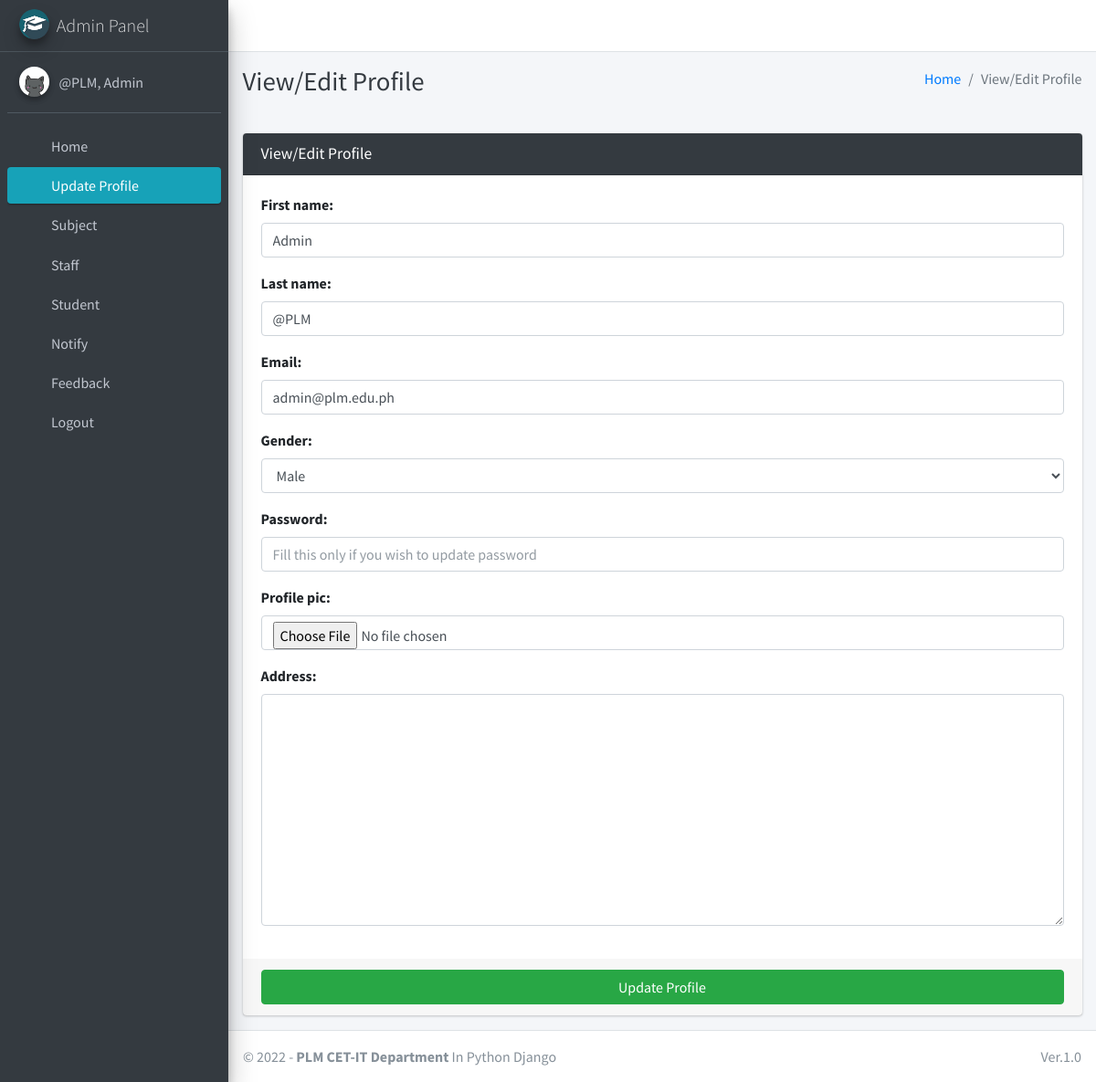
Screenshot of /admin_view_profile (signed in) with the database file from the repository.
### main_app/models.py (models this page shows)
class CustomUser(AbstractUser):
    USER_TYPE = ((1, "HOD"), (2, "Staff"), (3, "Student"))
    GENDER = [("M", "Male"), ("F", "Female")]
    username = None  # Removed username, using email instead
    email = models.EmailField(unique=True)
    user_type = models.CharField(default=1, choices=USER_TYPE, max_length=1)
    gender = models.CharField(max_length=1, choices=GENDER)
    profile_pic = models.ImageField()
    address = models.TextField()
    fcm_token = models.TextField(default="")  # For firebase notifications
    created_at = models.DateTimeField(auto_now_add=True)
    updated_at = models.DateTimeField(auto_now=True)
    USERNAME_FIELD = "email"
    REQUIRED_FIELDS = []
    objects = CustomUserManager()
    def __str__(self):
        return self.last_name + ", " + self.first_name

### main_app/hod_views.py (the view, shortened to what this page needs)
# urls.py: path("admin_view_profile", hod_views.admin_view_profile,
def admin_view_profile(request):
    admin = get_object_or_404(Admin, admin=request.user)
    form = AdminForm(request.POST or None, request.FILES or None,
                     instance=admin)
    context = {'form': form,
               'page_title': 'View/Edit Profile'
               }
    return render(request, "hod_template/admin_view_profile.html", context)

### main_app/forms.py
class AdminForm(CustomUserForm):
    def __init__(self, *args, **kwargs):
        super(AdminForm, self).__init__(*args, **kwargs)
    class Meta(CustomUserForm.Meta):
        model = Admin
        fields = CustomUserForm.Meta.fields

### main_app/templates/hod_template/admin_view_profile.html (shortened to what this page needs)
{% extends 'main_app/base.html' %}
{% load static %}
{% block page_title %}{{page_title}}{% endblock page_title %}
{% block content %}
<section class="content">
    <div class="container-fluid">
        <div class="row">
            <div class="col-md-12">
                <div class="card card-dark">
                    <div class="card-header">
                        <h3 class="card-title">{{page_title}}</h3>
                    </div>
                    {% include "main_app/form_template.html" with messages=messages  form=form button_text="Update Profile"%}
                </div>
            </div>
        </div>
    </div>
</section>
{% endblock content %}

### main_app/templates/main_app/sidebar_template.html (shortened to what this page needs)
{% load static %}
<aside class="main-sidebar sidebar-dark-info elevation-4">
    {% if request.user.user_type == '1' %}
    <a href="{% url 'admin_home' %}" class="brand-link">
        <img src="{% static 'dist/img/cmsl.png' %} " alt="AdminLTE Logo"
            class="brand-image img-circle elevation-3" >
        <span class="brand-text font-weight-light">Admin Panel</span>
    </a>
    <div class="sidebar">
        <div class="user-panel mt-3 pb-3 mb-3 d-flex">
            <div class="image">
                <img src="{{ request.user.profile_pic}}" class="img-circle elevation-2" alt="User Image">
            </div>
            <div class="info">
                <a href="#" class="d-block">{{user}}</a>
            </div>
        </div>
        <nav class="mt-2">
            <ul class="nav nav-pills nav-sidebar flex-column" data-widget="treeview" role="menu" data-accordion="false">
                <li class="nav-item">
                    {% url 'admin_home' as admin_home %}
                    <a href="{{admin_home}}" class="nav-link {% if admin_home == request.path %} active {% endif %}">
                        <i class="nav-icon fas fa-home"></i>
                        <p>
                            Home
                        </p>
                    </a>
                </li>
                <li class="nav-item">
                    {% url 'admin_view_profile' as admin_view_profile %}
                    <a href="{{admin_view_profile}}"
                        class="nav-link {% if admin_view_profile == request.path %} active {% endif %}">
                        <i class="nav-icon fas fa-address-card"></i>
                        <p>
                            Update Profile
                        </p>
                    </a>
                </li>
                <li class="nav-item has-treeview">
                    <a href="#" class="nav-link">
                        <i class="nav-icon fas fa-book"></i>
                        <p>
                            Subject
                            <i class="fas fa-angle-left right"></i>
                        </p>
                    </a>
                </li>
                <li class="nav-item has-treeview">
                    <a href="#" class="nav-link">
                        <i class="nav-icon fas fa-user-plus"></i>
                        <p>
                            Staff
                            <i class="fas fa-angle-left right"></i>
                        </p>
                    </a>
                </li>
                <li class="nav-item has-treeview">
                    <a href="#" class="nav-link">
                        <i class="nav-icon fas fa-user-plus"></i>
                        <p>
                            Student
                            <i class="fas fa-angle-left right"></i>
                        </p>
                    </a>
                        </li>
                 <li class="nav-item has-treeview">
                    <a href="#" class="nav-link">
                        <i class="nav-icon fas fa-bullhorn"></i>
                        <p>
                            Notify
                            <i class="fas fa-angle-left right"></i>
                        </p>
                    </a>
                </li>
                <li class="nav-item has-treeview">
                    <a href="#" class="nav-link">
                        <i class="nav-icon fas fa-comment-alt"></i>
                        <p>
                            Feedback
                            <i class="fas fa-angle-left right"></i>
                        </p>
                    </a>
                </li>
                                        {% endif %}
                                        <li class="nav-item">
                                            <a href="{% url 'user_logout' %}"
                                                onclick="return confirm('Your session would be terminated.\n\nProceed?')"
                                                class="nav-link">
                                                <i class="nav-icon fas fa-power-off"></i>
                                                <p>
                                                    Logout
                                                </p>
                                            </a>
                                        </li>
                                    </ul>
                                </nav>
                            </div>
</aside>

### rows the page displays
CustomUser: user.profile_pic (picture), last_name+first_name "@PLM, Admin"

### other values shown
{{ page_title }} "View/Edit Profile"
{{ field.label_tag }} "First name:" "Last name:" "Email:" "Gender:" "Password:" "Profile pic:" "Address:"
{{ button_text }} "Update Profile"
